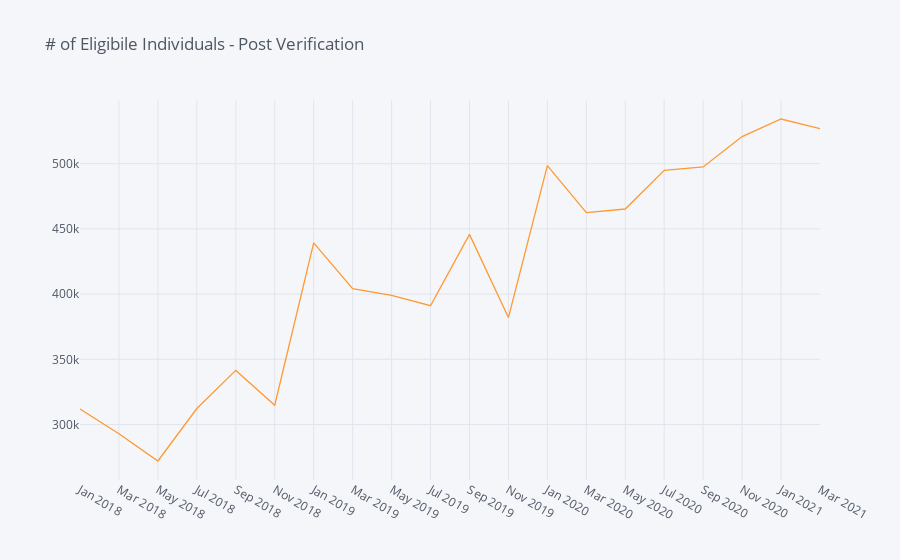

Notebook code cell kept with this figure:
### Code cell
Eligibile_Individuals.iplot(title="# of Eligibile Individuals - Post Verification")

### Figure 1 — Plotly figure (JSON) as saved in the notebook; plotly's stock layout.template omitted (floating-point values rounded to 4 significant figures)
{"data": [{"line": {"color": "rgba(255, 153, 51, 1.0)", "dash": "solid", "shape": "linear", "width": 1.3}, "mode": "lines", "name": "None", "text": "", "type": "scatter", "x": ["Jan 2018", "Mar 2018", "May 2018", "Jul 2018", "Sep 2018", "Nov 2018", "Jan 2019", "Mar 2019", "May 2019", "Jul 2019", "Sep 2019", "Nov 2019", "Jan 2020", "Mar 2020", "May 2020", "Jul 2020", "Sep 2020", "Nov 2020", "Jan 2021", "Mar 2021"], "y": [311926, 292924, 272031, 312287, 341482, 314763, 439215, 404160, 399024, 391092, 445757, 381993, 498551, 462467, 465231, 494899, 497460, 520787, 534233, 526897]}], "layout": {"legend": {"bgcolor": "#F5F6F9", "font": {"color": "#4D5663"}}, "paper_bgcolor": "#F5F6F9", "plot_bgcolor": "#F5F6F9", "title": {"font": {"color": "#4D5663"}, "text": "# of Eligibile Individuals - Post Verification"}, "xaxis": {"gridcolor": "#E1E5ED", "showgrid": true, "tickfont": {"color": "#4D5663"}, "title": {"font": {"color": "#4D5663"}, "text": ""}, "zerolinecolor": "#E1E5ED"}, "yaxis": {"gridcolor": "#E1E5ED", "showgrid": true, "tickfont": {"color": "#4D5663"}, "title": {"font": {"color": "#4D5663"}, "text": ""}, "zerolinecolor": "#E1E5ED"}}}
